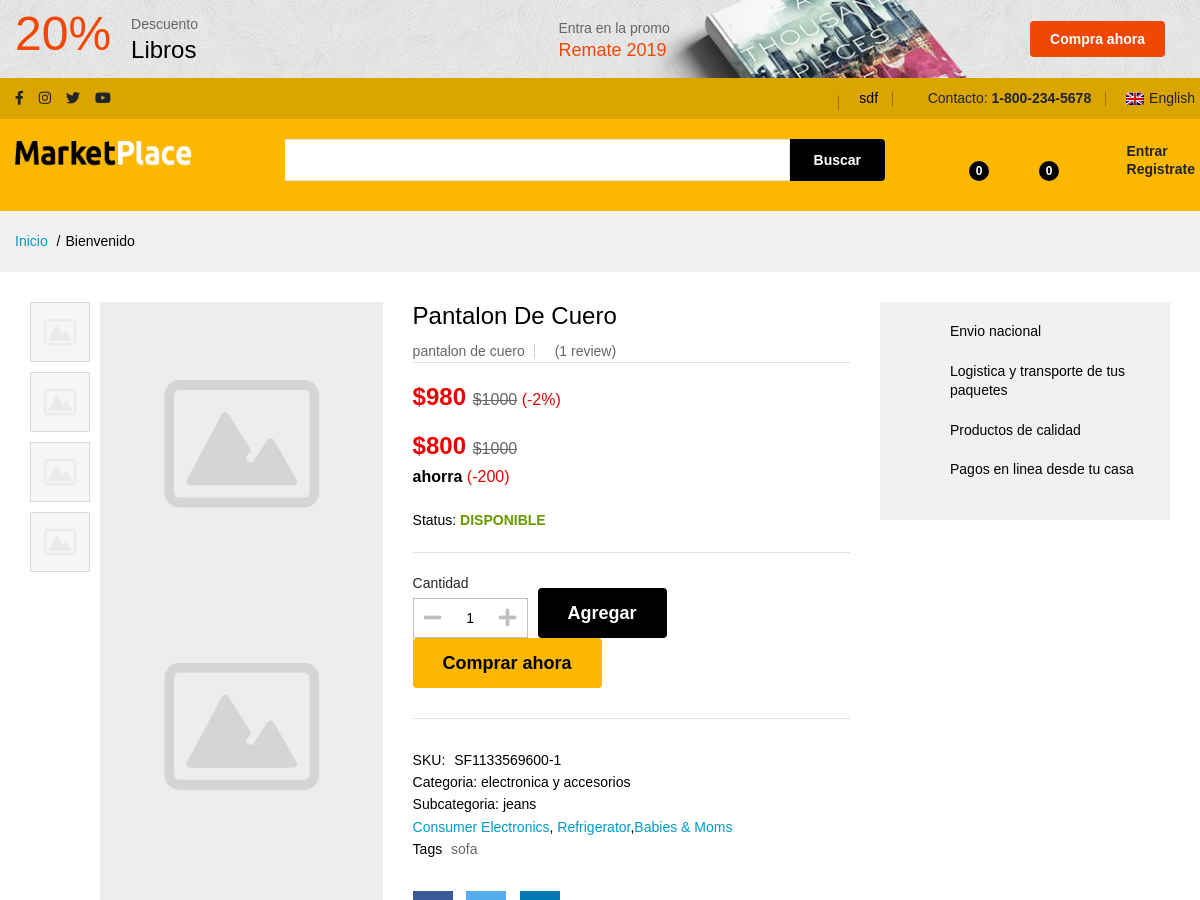
The app's page /pantalon-de-cuero (upper part), older data.
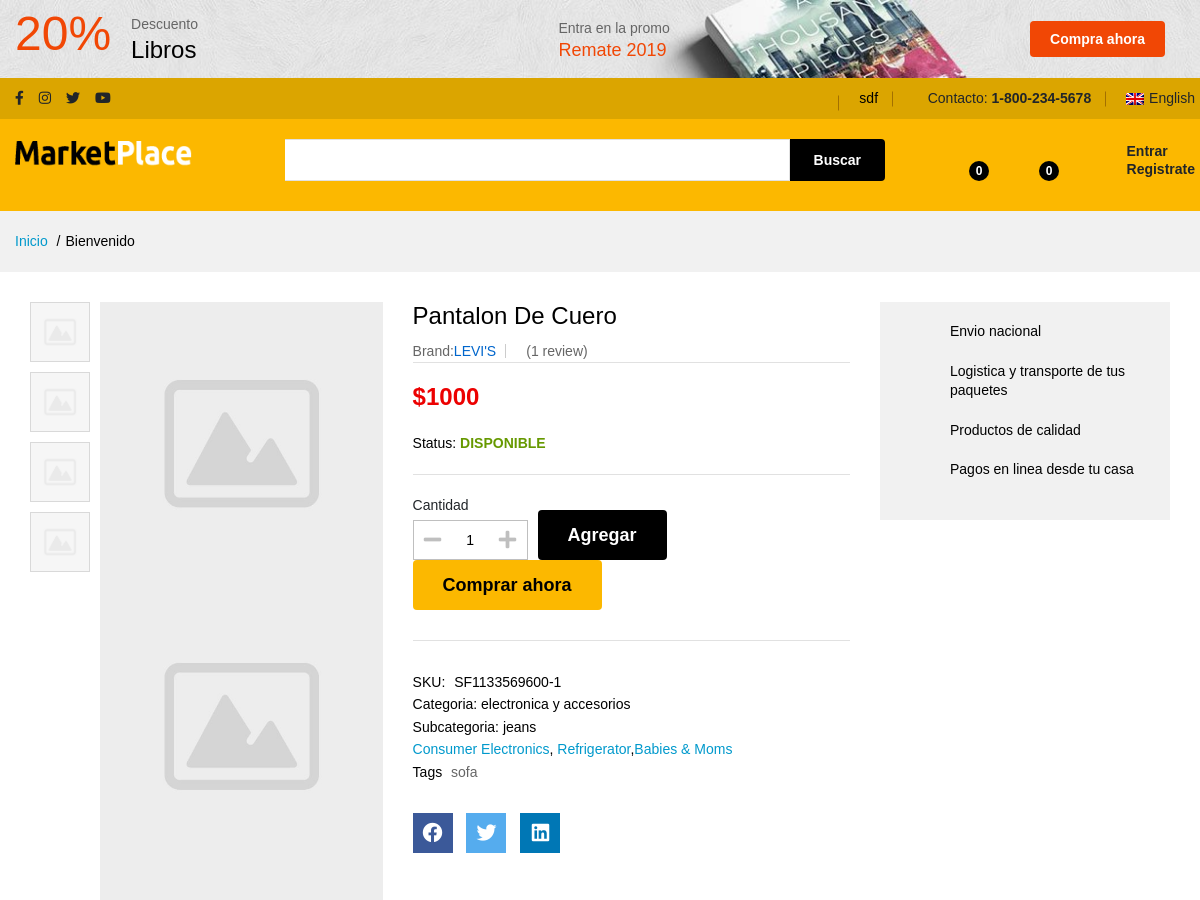
The same page, newer data.
### store/models.py (models this page shows, shortened)
class Product(models.Model):
    category = models.ForeignKey(Category, null=True, blank=True, on_delete=models.SET_NULL)
    subcategory = models.ForeignKey(SubCategory, null=True, blank=True, on_delete=models.SET_NULL)
    created_by = models.ForeignKey(User, null=True, blank=True,  on_delete=models.SET_NULL, related_name='product_creator')
    title = models.CharField(null=True, blank=True,max_length=255)
    author = models.CharField(null=True, blank=True,max_length=255, default='admin')
    description = models.TextField(null=True, blank=True)
    image = models.ImageField(null=False, blank=False,upload_to='images/', default='default.jpg')
    image_2 = models.ImageField(null=True, blank=True,upload_to='images/',  default='default.jpg')
    image_3 = models.ImageField(null=True, blank=True,upload_to='images/',  default='default.jpg')
    image_4 = models.ImageField(null=True, blank=True,upload_to='images/',  default='default.jpg')
    slug = models.SlugField(null=True, blank=True,max_length=255)
    price = models.IntegerField(null=True, blank=True)
    brand = models.CharField(max_length=255, blank=True, null=True)
    sale_price = models.IntegerField(null=True, blank=True)
    disccount_percentage = models.IntegerField(null=True, blank=True)
    in_stock = models.IntegerField(null=True, blank=True,default="")
    is_active = models.BooleanField(null=True, blank=True,default=True)
    sales = models.IntegerField(null=True, blank=True, default=0)
    rating = models.FloatField(null=True, blank=True, default=4.5)
    created = models.DateTimeField(null=True, blank=True,auto_now_add=True)
    updated = models.DateTimeField(null=True, blank=True,auto_now=True)
    objects = models.Manager()
    products = ProductManager()
    @property
    def price_less_disscount(self):
        return (self.price*self.disccount_percentage) // 100
    @property
    def final_price_disscount(self):
        return self.price-self.price_less_disscount
    @property
    def sale_less_og_price(self):
        return self.price-self.sale_price
    class Meta:
        verbose_name_plural = 'Products'
        ordering = ('-created',)

class Category(models.Model):
    name = models.CharField(null=True, blank=True,max_length=255, db_index=True)
    slug = models.SlugField(null=True, blank=True,max_length=255, unique=True)
    class Meta:
        verbose_name_plural = 'categories'
    def get_absolute_url(self):
        return reverse('store:category_list', args=[self.slug])
    def __str__(self):
        return self.name

class SubCategory(models.Model):
    name = models.CharField(null=True, blank=True,max_length=255, db_index=True)
    slug = models.SlugField(null=True, blank=True,max_length=255, unique=True)
    category = models.ForeignKey(Category, null=True, blank=True,on_delete=models.SET_NULL)
    class Meta:
        verbose_name_plural = 'subcategories'
    def get_absolute_url(self):
        return reverse('store:subcategory_list', args=[self.slug])
    def __str__(self):
        return str(self.name)

### store/views.py (the view)
# urls.py: path('<slug:slug>', views.product_detail, name='product_detail'),
def product_detail(request, slug):
    product = get_object_or_404(Product, slug=slug, in_stock=True)
    context = {'product': product}
    return render (request,"product/single.html", context)

### templates/product/single.html (shortened to what this page needs)
{% extends "base.html" %}
{% load static %}
{% block content %}
{% include "header.html" %}
{% include "pwd/section_path.html" %}
{% if product.is_active %}
	<div class="ps-page--product">
        <div class="ps-container">
            <div class="ps-page__container">
                <div class="ps-page__left">
                    <div class="ps-product--detail ps-product--fullwidth">
                        <div class="ps-product__header">
                            <div class="ps-product__thumbnail" data-vertical="true">
                                <figure>
                                    <div class="ps-wrapper">
                                        <div class="ps-product__gallery" data-arrow="true">
                                            <div class="item">
                                            	<a href="{{ product.image.url}}">
                                            		<img src="{{product.image.url}}" alt="">
                                            	</a>
                                            </div>
                                            <div class="item">
                                            	<a href="{{product.image_2.url}}">
                                            		<img src="{{product.image_2.url}}" alt="">
                                            	</a>
                                            </div>
                                            <div class="item">
                                            	<a href="{product.image_3.url}}">
                                            		<img src="{{product.image_3.url}}" alt="">
                                            	</a>
                                            </div>
                                        </div>
                                    </div>
                                </figure>
                                <div class="ps-product__variants" data-item="4" data-md="4" data-sm="4" data-arrow="false">
                                    <div class="item">
                                    	<img src="{{product.image.url}}" alt="">
                                    </div>
                                    <div class="item">
                                    	<img src="{{product.image_2.url}}" alt="">
                                    </div>
                                    <div class="item">
                                    	<img src="{{product.image_3.url}}" alt="">
                                    </div>
                                    <div class="item">
                                    	<img src="{{product.image_4.url}}" alt="">
                                    </div>
                                </div>
                            </div>
                            <div class="ps-product__info">
                                <h1>{{product.title|title}}</h1>
                                <div class="ps-product__meta">
                                    {% if product.brand != None %}
                                        <p>Brand:<a href="#">{{product.brand}}</a></p>
                                    {% else %}
                                        <p>{{product.title}}</p>
                                    {% endif %}
                                    <div class="ps-product__rating">
                                        <span>(1 review)</span>
                                    </div>
                                </div>
                                {% if product.disccount_percentage > 0 %}
                                    <h4 class="ps-product__price sale">${{product.final_price_disscount}}
                                        <del> ${{product.price}}</del><small> (-{{product.disccount_percentage}}%)</small>
                                    </h4>
                                {% endif %}
                                {% if product.sale_price > 0 %}
                                <h4 class="ps-product__price sale">${{product.sale_price}}
                                    <del> ${{product.price}}</del><small> <br><span style="color:black;"><strong>ahorra</strong></span> (-{{product.sale_less_og_price}})</small>
                                </h4>
                                {% endif %}
                                {% if product.disccount_percentage is None and product.sale_price is None %}
                                    <h4 class="ps-product__price sale">${{product.price}}
                                    </h4>
                                {% endif %}
                                <div class="ps-product__desc">
                                    <p>
                                    	Status:<a href="shop-default.html"><strong class="ps-tag--in-stock"> Disponible</strong></a>
                                    </p>
                                </div>
                                <div class="ps-product__shopping">
                                    <figure>
                                        <figcaption>Cantidad</figcaption>
                                        <div class="form-group--number">
                                            <button class="up">
                                            	<i class="fa fa-plus"></i>
                                            </button>
                                            <button class="down">
                                            	<i class="fa fa-minus"></i>
                                            </button>
                                            <input class="form-control" type="text" placeholder="1">
                                        </div>
                                    </figure>
                                    <a class="ps-btn ps-btn--black" href="#">Agregar</a>
                                    <a class="ps-btn" href="#">Comprar ahora</a>
                                    <div class="ps-product__actions">
                                    	<a href="#">
                                    		<i class="icon-heart"></i>
                                    	</a>
                                    </div>
                                </div>
                                <div class="ps-product__specification">
                                    <p><strong>SKU:</strong> SF1133569600-1</p>
                                    <p class="categories">
                                    	<strong> Categoria: {{product.category}}</strong><br>
                                        <strong> Subcategoria: {{product.subcategory}}</strong><br>
                                    	<a href="#">Consumer Electronics</a>,<a href="#"> Refrigerator</a>,<a href="#">Babies & Moms</a>
                                    </p>
                                    <p class="tags"><strong> Tags</strong>
                                    	<a href="#">sofa</a>
                                    </p>
                                </div>
                                <div class="ps-product__sharing">
                                	<a class="facebook" href="#">
                                		<i class="fab fa-facebook"></i>
                                	</a>
                                	<a class="twitter" href="#">
                                		<i class="fab fa-twitter"></i>
                                	</a>
                                	<a class="linkedin" href="#">
                                		<i class="fab fa-linkedin"></i>
                                	</a>
                                	<a class="instagram" href="#">
                                		<i class="fab fa-instagram"></i>
                                	</a>
                                </div>
                            </div>
                        </div>
                    </div>
                </div>
                <div class="ps-page__right">
                    <aside class="widget widget_product widget_features">
                        <p><i class="icon-network"></i> Envio nacional</p>
                        <p><i class="icon-3d-rotate"></i> Logistica y transporte de tus paquetes</p>
                        <p><i class="icon-receipt"></i> Productos de calidad</p>
                        <p><i class="icon-credit-card"></i> Pagos en linea desde tu casa</p>
                    </aside>
                </div>
            </div>
        </div>
    </div>
{% else %}
    <p>Not stock</p>
{% endif %}
{% endblock %}

Row changes from the older to the newer data that the page shows:
changed Product "Pantalon De Cuero": brand (not shown) → "LEVI'S"; title "pantalon de cuero" → (not shown); final_price_disscount "980" → (not shown); disccount_percentage "2" → (not shown); sale_price "800" → (not shown); price "1000" → (not shown); sale_less_og_price "200" → (not shown)
Text that changed along with them:
text no longer shown: "(- %) ahorra (- )"
text now shown: "Brand:"
